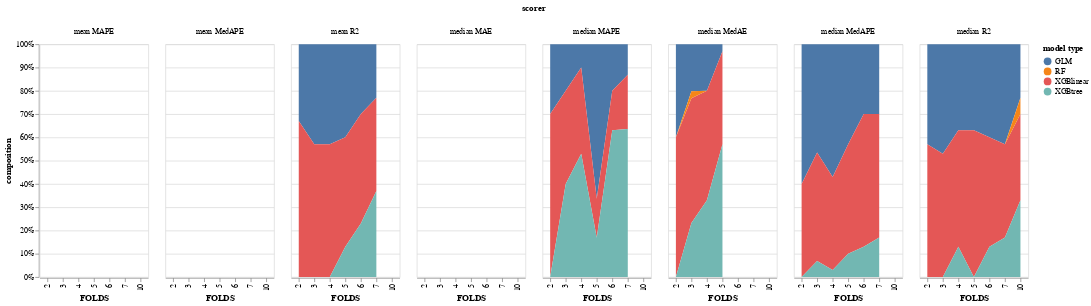

Notebook cell for this chart:
### Code cell
# make an altair chart of the ensemble compositions: y-axis is the composition normalized to 1 displayer as percentage stacked areas, x-axis is the FOLDS, color is the model type in the order ['GLM', 'XGBlinear', 'XGBtree', 'RF'], column is the scorer
alt.Chart(ens_comp).mark_area().encode(
    x='FOLDS:O',
    y=alt.Y('composition:Q', stack='normalize'),
    color='model type:N',
    column='scorer:N'
)

### Figure 1 — Vega-Lite specification as saved in the notebook (floating-point values rounded to 4 significant figures; data arrays with more than 128 entries replaced by an {"elided": "..."} marker saying what was removed)
{"config": {"view": {"continuousWidth": 300, "continuousHeight": 300}}, "data": {"name": "data-c7524c074beb54b0878a8ae2b2738529"}, "mark": {"type": "area"}, "encoding": {"color": {"field": "model type", "type": "nominal"}, "column": {"field": "scorer", "type": "nominal"}, "x": {"field": "FOLDS", "type": "ordinal"}, "y": {"field": "composition", "stack": "normalize", "type": "quantitative"}}, "$schema": "https://vega.github.io/schema/vega-lite/v5.8.0.json", "datasets": {"data-c7524c074beb54b0878a8ae2b2738529": {"elided": "224 records"}}}
